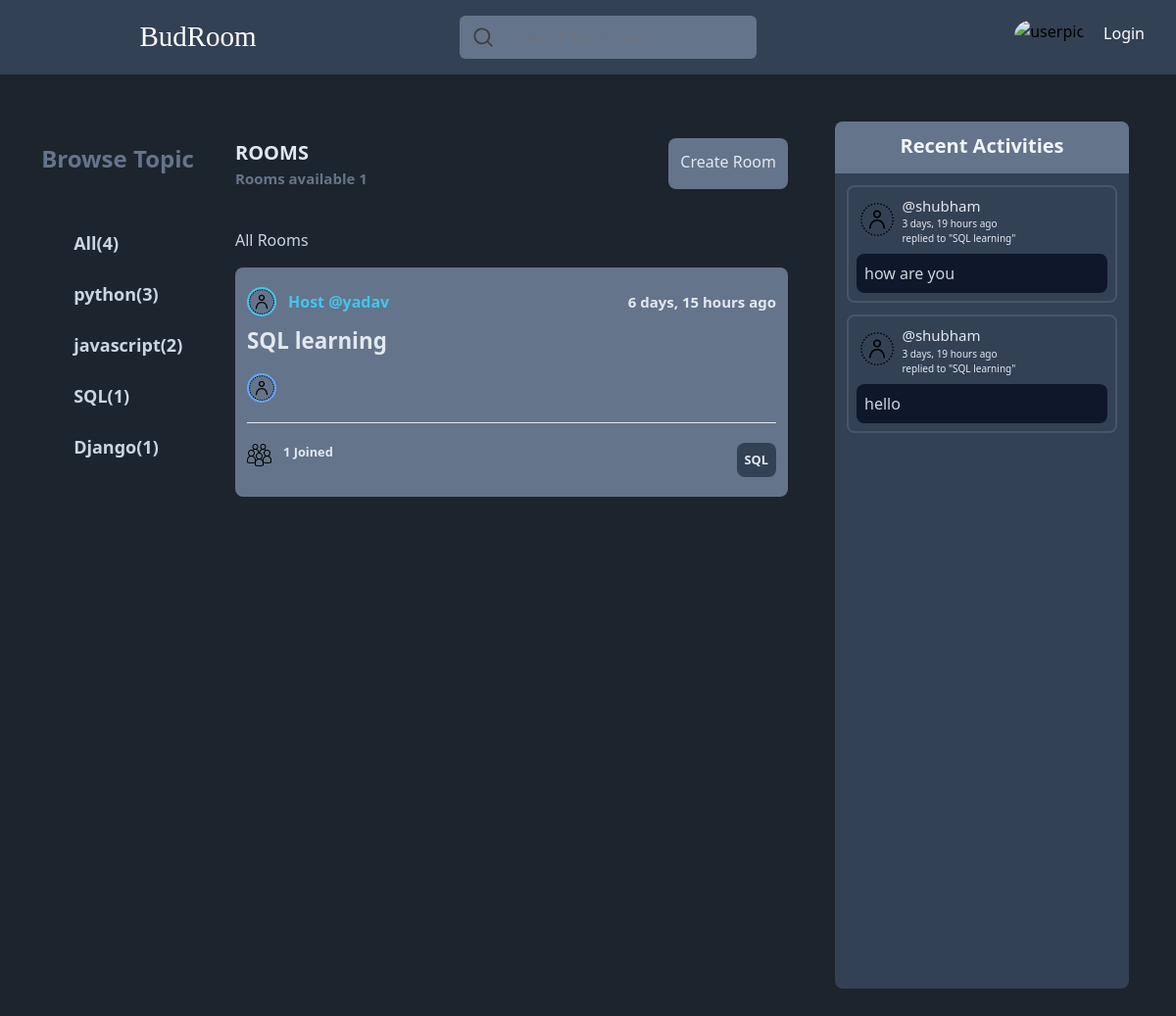
Page /?q=SQL on the committed database.
### base/models.py (models this page shows, shortened)
class Topic(models.Model):
    name = models.CharField(max_length=200)

class Room(models.Model):
    host = models.ForeignKey(User,on_delete=models.SET_NULL,null=True)
    topic = models.ForeignKey(Topic,on_delete=models.SET_NULL,null=True)
    name = models.CharField(max_length=200)
    description = models.TextField(null=True,blank=True)
    participants=models.ManyToManyField(User,related_name='participants', blank=True)
    updated = models.DateTimeField(auto_now=True)
    created = models.DateTimeField(auto_now_add=True)
    class Meta:
        ordering = ['-updated','created']
    def __str__(self):
        return self.name

class Message(models.Model):
    user = models.ForeignKey(User,on_delete=models.CASCADE)
    room = models.ForeignKey(Room,on_delete = models.CASCADE)
    body = models.TextField()
    updated = models.DateTimeField(auto_now=True)
    created = models.DateTimeField(auto_now_add=True)
    class Meta:
        ordering = ['-updated','created']

### base/views.py (the view)
# urls.py: 2. Add a URL to urlpatterns:  path('', views.home, name='home')
def home(request):
    q = request.GET.get('q') if request.GET.get('q') != None else ''
    rooms = Room.objects.filter(Q(topic__name__icontains=q) |
                                Q(name__icontains=q) |
                                Q(description__icontains=q)
                                )
    room_count=rooms.count()
    topics = Topic.objects.all()
    room_msgs= Message.objects.filter(Q(room__topic__name__icontains=q))
    context = {'rooms': rooms, 'topics': topics,'roomCount' : room_count, 'room_msgs': room_msgs}
    return render(request, 'base/home.html', context)

### base/templates/base/home.html
{% extends 'main.html' %}
{% load static%}
{% block content %}
<div>
    <div class="home-container flex justify-center">
        <div class="lg:flex hidden">
        {% include 'base/topic.html'%}
        </div>
        <div class="right lg:w-[50vw] lg:mt-[65px] w-[90vw] mt-3">
            <div class="top flex ">
                <div class="w-[70%]  flex flex-col justify-start text-slate-200 text-[20px] font-sans font-semibold">
                    <div class="flex justify-start align-top">ROOMS</div>
                    <div class=" flex justify-start text-slate-500 text-[15px] font-sans font-semibold">Rooms available {{roomCount}}</div>
                </div>
                <div class="w-[30%] flex justify-end align-top">
                    <a href="{% url 'createroom'%}" class="lg:p-3 bg-slate-500 rounded-lg text-slate-200 flex justify-center align-middle p-2 pt-3 ">Create Room</a>
                </div>
            </div>
            <div class="lg:pt-[40px] text-slate-300 pt-6">All Rooms</div>
            {% include 'base/feeds.html'%}
        </div>
        <div class="lg:flex hidden">
        {% include 'base/activity_component.html' %}
        </div>
    </div>
</div
{% endblock %}

### base/templates/base/topic.html
<div class="left w-[20vw] flex flex-col ">
    <div class="heading flex justify-center align-middle pt-[70px]">
        <h1 class="text-2xl text-slate-500 font-bold font-sam">Browse Topic</h1>
    </div>
    <div class="content flex justify-start flex-col  mt-5 text-slate-300 text-lg font-semibold font-sam ">
        <div class="all flex justify-start align-middle mt-9 pl-[4.7rem]">
            <a class="hover:text-slate-100" href="{%url 'home'%}">All({{topics.count}})</a>
        </div>
        {% for topic in topics %}
        <div class="topic-name flex justify-start align-middle mt-6 pl-[4.7rem]">
            <a class="hover:text-slate-100" href="{% url 'home' %}?q={{topic.name}}">{{topic.name}}({{topic.room_set.all.count}})</a>
        </div>
        {%endfor%}
    </div>
</div>

### base/templates/base/feeds.html
{% load static%}
<div class="h-screen overflow-scroll">
{% for room in rooms %}
<div class="mt-4 rounded-lg bg-slate-500 w-[100%]  ">
    <div class="userinfo flex pt-5 pl-3 w-[100%]">
        <div class="left flex items-center w-[50%]">
            <a href="{% url 'user-profile' room.host.id %}"><img src="{%static '/images/user_profile.svg'%}" alt="" class="w-[30px] h-[30px] rounded-full border-[#42c5ed] border-2 "></a>
            <a href="{% url 'user-profile' room.host.id %}"  class="text-[16px] flex items-center pl-3 font-sans font-semibold text-[#42c5ed]">Host @{{room.host.username}}</a>
        </div>
        <div class="right flex items-center w-[50%] justify-end pr-3">
            <small class="flex items-center text-[15px] font-sans text-slate-200 font-semibold">{{room.created|timesince}} ago</small>
        </div>
    </div>
    <div class="title">
        <a href="{% url 'room' room.id%}" class="flex items-center text-[1.4rem] font-sans text-slate-200 font-semibold pl-3 pt-2">{{room.name}}</a>
    </div>
    <div class="joined flex pt-4 pl-3">
        {%for users in room.participants.all%}
        <a href="{%url 'user-profile' users.id %}"><img src="{%static '/images/user_profile.svg'%}" alt="" class="w-[30px] h-[30px] rounded-full border-blue-400 border-2 "></a>
        {%endfor%}
    </div>
    <div class=" ml-3 mr-3 mt-5 mb-5 ">
        <hr class="text-slate-500">
    </div>
    <div class="joiners text-slate-200 flex pl-3 pb-5">
        <div class="w-[50%] flex "><img src="{% static '/images/group_user.png'%}" alt="" class="w-[25px] h-[25px] fill-blue-400"> <small class="pl-3 text-slate-200 font-sans font-semibold  ">{{room.participants.count}} Joined</small></div>
        <div class="w-[50%] flex justify-end pr-3"><small class="bg-slate-700 text-slate-200 rounded-lg p-2 font-sans font-semibold">{{room.topic.name}}</small></div>
    </div>
</div>
{%endfor%}
</div>

### base/templates/base/activity_component.html (shortened to what this page needs)
{% load static%}
<div class="activity w-[25vw] bg-slate-700 m-[4vw] rounded-lg">
    <div class="heading flex bg-slate-500 rounded-t-lg rounded-tr-lg text-slate-100 font-sans text-[20px] font-semibold justify-center align-middle pt-[10px] pb-[13px]">
        <h1 class="align-middle ">Recent Activities</h1>
    </div>
    <div class="h-screen overflow-scroll">
    {% for message in room_msgs %}
    <div class=" border-2 border-slate-600 rounded-lg m-3 bg ">
        <div class="user flex border-slate-600">
            <div class="left w-[20%] border-slate-600">
                <img src="{% static '/images/user_profile.svg'%} " class="w-[50px] h-[50px] flex justify-end align-middle pt-4 pl-2"  alt="">
            </div>
            <div class="right flex flex-col w-[70%] pt-2 border-slate-600">
                <small><a href="{%url 'user-profile' message.user.id%}" class="text-slate-200 font-sans text-[15px]">@{{message.user}}</a></small>
                <small class="text-slate-200 font-sans text-[10px]">{{message.created|timesince}} ago</small>
                <small class="text-slate-200 font-sans text-[10px]">replied to "{{message.room}}"</small>
            </div>
            <div class="deletion flex justify-end w-[10%] border-slate-600">
            </div>
        </div>
        <div class="msg bg-slate-900 text-slate-300 rounded-lg m-2 p-2"><p>{{message.body}}</p></div>
    </div>
    {%endfor%}
    </div>
</div>

### static/styles/main.css (style rules this page uses)
.home-container { background-color: #1c242e; }

### rows in the picture
Topic: name "python", room_set.all.count "3"
Topic: name "javascript", room_set.all.count "2"
Topic: name "SQL", room_set.all.count "1"
Topic: name "Django", room_set.all.count "1"
Room: host.username "yadav", created "6 days, 15 hours", name "SQL learning", participants.count "1", topic.name "SQL"
Message: user "shubham", created "3 days, 19 hours", room "SQL learning", body "how are you"
Message: user "shubham", created "3 days, 19 hours", room "SQL learning", body "hello"

### other values in the picture
{{ topics.count }} "4"
{{ roomCount }} "1"
